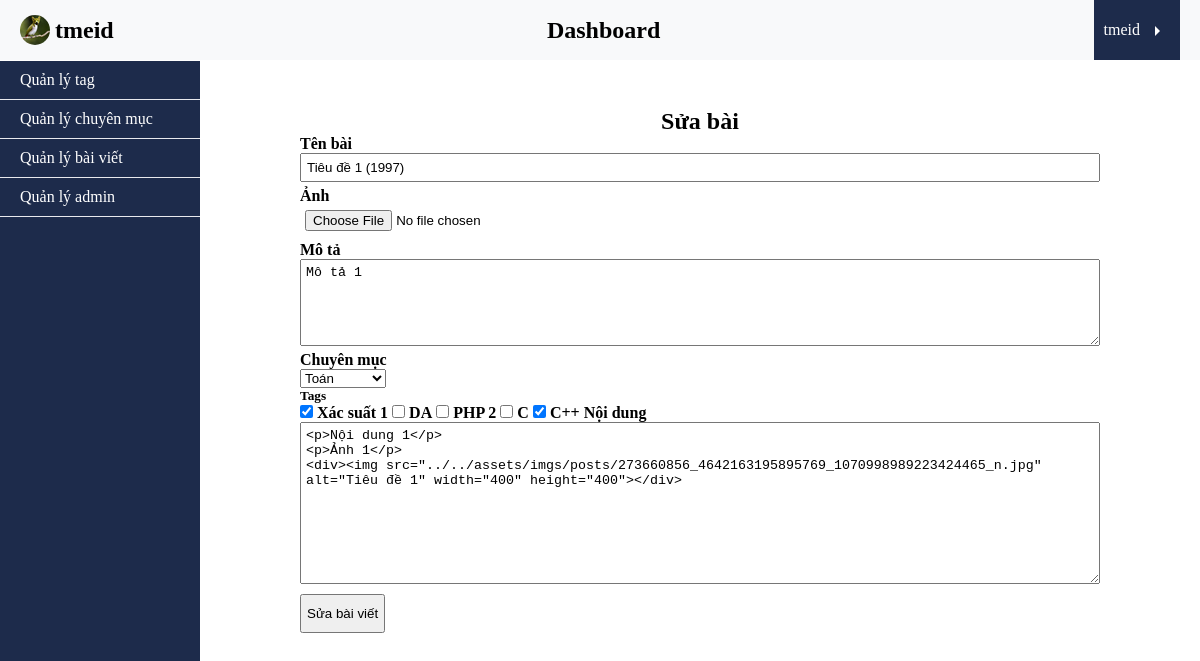
Screenshot of /dashboard/posts/edit.php?id=70 (signed in) with the database file from the repository.
### tables this page shows
CREATE TABLE `post` (
  `id` int(11) NOT NULL,
  `title` varchar(255) NOT NULL,
  `description` text NOT NULL,
  `slug` varchar(255) NOT NULL,
  `content` text NOT NULL,
  `img` varchar(255) NOT NULL,
  `published` tinyint(4) NOT NULL,
  `author_id` int(11) DEFAULT NULL,
  `category_id` int(11) DEFAULT NULL,
  `created_at` timestamp NOT NULL DEFAULT current_timestamp()
);

CREATE TABLE `category` (
  `id` int(11) NOT NULL,
  `name` varchar(100) NOT NULL,
  `created_at` timestamp NOT NULL DEFAULT current_timestamp()
);

CREATE TABLE `tag` (
  `id` int(11) NOT NULL,
  `tag_name` varchar(100) NOT NULL,
  `created_at` timestamp NOT NULL DEFAULT current_timestamp()
);

### app/controllers/posts.php (called while the page is built, shortened)
<?php
require_once ROOT_PATH . '/app/database/db.php';
require_once ROOT_PATH . '/app/controllers/tags.php';
$post = [
    TITLE_PROPERTY => '',
    DESCRIPTION_PROPERTY => '',
    IMG_PROPERTY => '',
    CATEGORY_ID_PROPERTY => '',
    TAG_ID_PROPERTY => [],
    CONTENT_PROPERTY => ''
];
if (isset($_GET['id'])) {
    $record = selectOne(POST_TABLE, ['id' => $_GET['id']]);
    holdValues($post, $record);
    $post['id'] = $record['id'];
}

### app/database/db.php (called while the page is built, shortened)
<?php
include 'connect.php';
function executeQuery($sql, $data){
    global $connect;
    $values = array_values($data);
    $types = str_repeat('s', count($values));
    $stm = $connect->prepare($sql);
    $stm->bind_param($types, ...$values);
    $stm->execute();
    return $stm;
}
function selectAll($table, $condition = [], $limit = 0, $except = 0){
    global $connect;
    $sql = "SELECT * FROM $table";
    if(empty($condition)){
        $stm = $connect->prepare($sql);
        $stm->execute();
        $records = $stm->get_result()->fetch_all(MYSQLI_ASSOC);
    }
    return $records;
}
function selectOne($table, $data){
    $sql = "SELECT * FROM $table";
    $i = 0;
    foreach($data as $key => $value){
        if($i === 0){
            $sql = $sql . " WHERE $key = ?";
        }else{
            $sql = $sql . " AND $key = ?";
        }
        $i++;
    }
    $sql = $sql . " LIMIT 1";
    $stm = executeQuery($sql, $data);
    $record = $stm->get_result()->fetch_assoc();
    return $record;
}

### app/controllers/categories.php (called while the page is built, shortened)
<?php
    require_once ROOT_PATH .'/app/database/db.php';
    $categories = selectAll(CATEGORY_TABLE);

### app/controllers/tags.php (called while the page is built, shortened)
<?php
    require_once ROOT_PATH .'/app/database/db.php';
    $tags = selectAll(TAG_TABLE);

### dashboard/posts/edit.php (the view, shortened to what this page needs)
<?php
require_once ROOT_PATH . '/app/controllers/posts.php';
require_once ROOT_PATH . '/app/controllers/categories.php';
require_once ROOT_PATH . '/app/controllers/tags.php';
?>
<!DOCTYPE html>
<html lang="vi">
<head>
    <link rel="stylesheet" href="../../assets/css/style.css">
    <link rel="stylesheet" href="../../assets/css/login.css" type="text/css">
</head>
<body>
    <header>
        <?php include ROOT_PATH . '/app/blade/header_dashboard.php' ?>
    </header>
    <main>
        <div class="dashboard">
            <?php include '../../app/blade/nav_dashboard.php' ?>
            <section class="dashboard-data">
                <form action="edit.php" method="POST" class="create-post" enctype="multipart/form-data">
                    <h3>Sửa bài</h4>
                        <label for="titleName">Tên bài</label>
                        <input type="text" id="titleName" placeholder="Nhập tên" name="title" value="<?php echo $post[TITLE_PROPERTY] ?>">
                        <label for="img">Ảnh</label>
                        <input type="file" name="img" id="img">
                        <label for="des">Mô tả</label>
                        <textarea cols="30" rows="5" id="des" tabindex="-1" name="description"><?php echo $post[DESCRIPTION_PROPERTY] ?></textarea>
                        <label for="category" class="label-category">Chuyên mục</label>
                        <select name="category_id" id="category">
                            <?php foreach ($categories as $category) : ?>
                                <option value="<?php echo $category['id'] ?>" <?php echo $post[CATEGORY_ID_PROPERTY] == $category['id'] ? 'selected' : '' ?>>
                                    <?php echo $category[CATEGORY_NAME_PROPERTY] ?>
                                </option>
                            <?php endforeach ?>
                        </select>
                        <h5>Tags</h5>
                        <?php foreach ($tags as $tag) : ?>
                            <input type="checkbox" id="<?php echo $tag[TAG_NAME_PROPERTY] ?>" name="tag_id[]" value="<?php echo $tag['id'] ?>" <?php if (!empty($_POST[TAG_ID_PROPERTY]))
                                                                                                                                                    echo in_array($tag['id'], $_POST[TAG_ID_PROPERTY]) ? 'checked' : ''
                                                                                                                                                ?>>
                            <label for="<?php echo $tag[TAG_NAME_PROPERTY] ?>"><?php echo $tag[TAG_NAME_PROPERTY] ?></label>
                        <?php endforeach; ?>
                        <label for="content">Nội dung</label>
                        <textarea name="content" id="content" cols="30" rows="10" class="post-content" tabindex="-1"><?php echo $post[CONTENT_PROPERTY] ?></textarea>
                        <input type="submit" value="Sửa bài viết" class="btn" name="btn-edit-post">
                </form>
            </section>
        </div>
    </main>
</body>

### assets/css/style.css (style rules this page uses)
* { margin: 0; padding: 0; box-sizing: border-box; }
button, input[type="submit"] { cursor: pointer; }
label { font-weight: bold!important; }
header { background-color: #f8f9fa; }
main { padding: 3rem 0; }
.dashboard-data { padding-left: 200px; max-width: 1000px; margin: 0 auto; }
.btn { display: block; padding: 10px 5px; margin-top: 10px; cursor: pointer; }
.create-post input[type="text"], .create-post input[type="file"], .create-post textarea { display: block; width: 100%; padding: 5px; margin-bottom: 5px; }
.label-category { display: block; }
.create-post h3 { font-size: 150%; text-align: center; }

### rows the page displays
post: title "Tiêu đề 1 (1997)", description "Mô tả 1", category_id "Toán", content "<p>Nội dung 1</p> <p>Ảnh 1</p> <div><img src=\"../../assets/imgs/posts/273660856_4642163195895769_1070998989223424465_n.jpg\" alt=\"Tiêu đề 1\" width=\"400\" height=\"400\"></div>"
tag: id "☑", tag_name "Xác suất 1"
tag: tag_name "DA"
tag: tag_name "PHP 2"
tag: tag_name "C"
tag: id "☑", tag_name "C++"

### other values shown
$_SESSION['username'] "tmeid"
